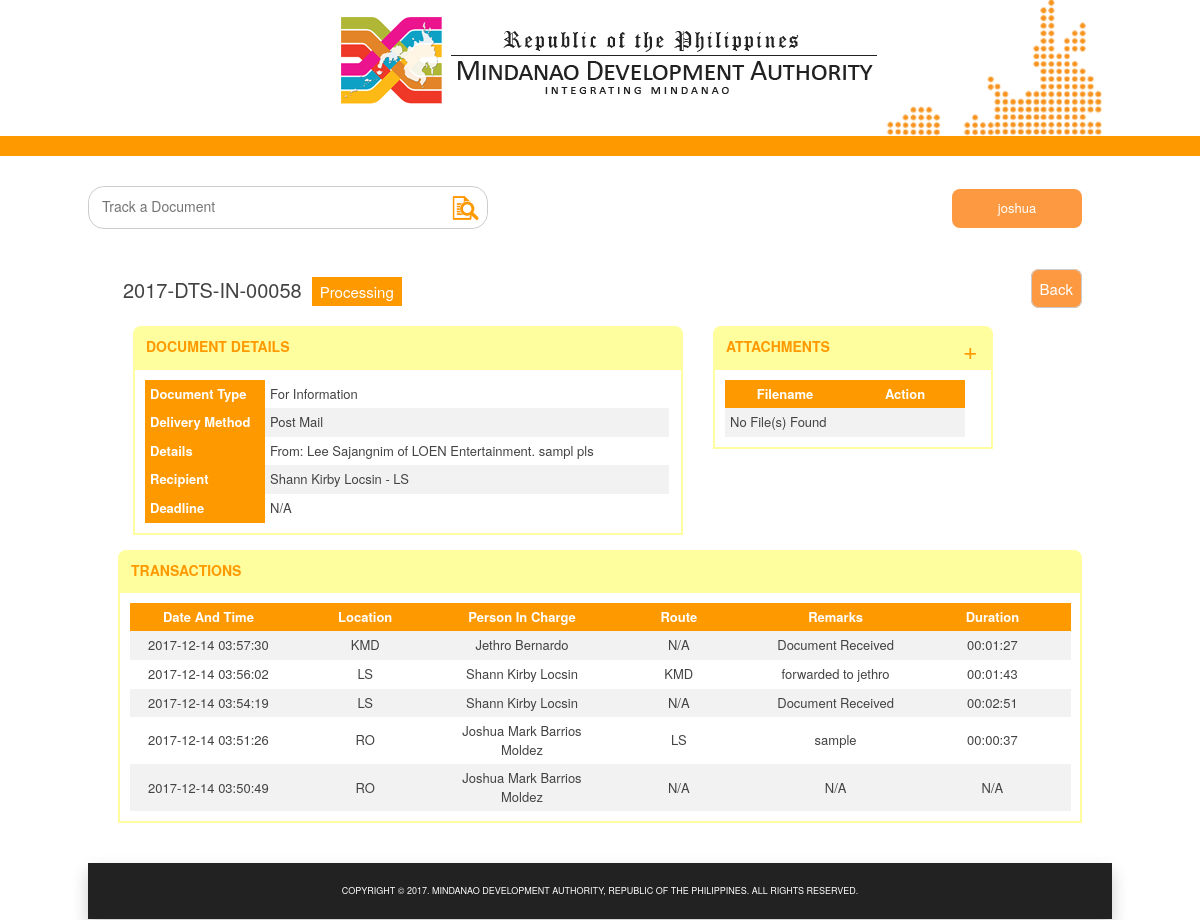
The page /records-officer/viewdocu.php?docu_id=58&from=4 (signed in) on the database its author committed.
### tables this page shows
CREATE TABLE `document` (
  `docu_id` int(11) NOT NULL,
  `docu_code` varchar(50) NOT NULL,
  `docu_type` varchar(50) NOT NULL,
  `deadline` varchar(50) NOT NULL,
  `deli_type` varchar(50) NOT NULL,
  `sender_name` varchar(50) NOT NULL,
  `sender_address` varchar(50) NOT NULL,
  `recipient` varchar(50) NOT NULL,
  `reci_id` int(11) NOT NULL,
  `details` varchar(50) NOT NULL,
  `status` int(11) NOT NULL,
  `dateAdded` timestamp NOT NULL DEFAULT CURRENT_TIMESTAMP
);

CREATE TABLE `transaction` (
  `transact_id` int(11) NOT NULL,
  `docu_id` int(11) NOT NULL,
  `dateAdded` timestamp NOT NULL DEFAULT CURRENT_TIMESTAMP ON UPDATE CURRENT_TIMESTAMP,
  `location` varchar(50) NOT NULL,
  `person_ic` varchar(50) NOT NULL,
  `route` varchar(50) NOT NULL,
  `remarks` varchar(50) NOT NULL,
  `duration` varchar(50) NOT NULL
);

### records-officer/viewdocu.php (the view, shortened to what this page needs)
<!DOCTYPE html>
<head>
	<link rel="stylesheet" type="text/css" href="../css/styles.css" />
  <link rel="stylesheet" href="../css/bootstrap.min.css">
</head>
<body>
	<header>
		<div class="minda-header">
		<img src="../img/minda-header.png" alt="minda-header" class="minda-banner" >
		<img src="../img/minda-img.png" alt="mindanao" class="minda-logo">
	</div>
	<div class="bar-line"></div>
	</header>
	<div class="wrapper">
    <div class="search-menu">
      <form action="../results.php" method="GET">
        <div class="search-div">
            <input type="text" name="search_query"  placeholder="Track a Document"/>
            <span><button type="submit" class="btnSearch"><img src="../img/search-icon.png"></button></span>
        </div>
      </form>
      <div class="dropdown">
        <button onclick="dropFunc()" class="dropbtn"><?php echo $_SESSION['username']; ?></button>
      </div>
    </div>
    <div class="contents">
			<div class="view-docu">
        <?php
      require_once '../include/config.php';
          $docu_id =  trim($_GET["docu_id"]);
          $sql = "SELECT docu_code, status FROM document WHERE docu_id=$docu_id";
          if($stmt = mysqli_prepare($link, $sql)){
            if(mysqli_stmt_execute($stmt)){
                $result = mysqli_stmt_get_result($stmt);
                  if(mysqli_num_rows($result) == 1){
                      $row = mysqli_fetch_array($result, MYSQLI_ASSOC);
                      $status = $row['status'];
                      $docu_code = $row['docu_code'];
                  }
            }
          }
          ?>
          <div>
				<div class="docu-code">
					<h2><?php echo $docu_code;
          echo "<span>";
            if($status==4){
              echo "Ended";
            }else {
              echo "Processing";
            }
          ?>
				</div>
				<div class="docu-setting">
					<h2><a href="documents.php">Back</a></h2>
				</div>
      </div>
      <?php include('release.php'); ?>
				<table>
					<tr>
						<td>
				<div class="docu-detail">
				  <h3 class="nav-header">document details</h3>
						<div class="det-br">
							<table style="width: 96%">
								<?php
								$sql = "SELECT * FROM document WHERE docu_id='$docu_id'";
								if($result = mysqli_query($link, $sql)){
										if(mysqli_num_rows($result) > 0) {
												while($row = mysqli_fetch_array($result)){
													?>
															<tr>
																<th>document type</th>
																	<td><?php echo $row['docu_type']; ?></td>
															</tr>
															<tr>
																<th>delivery method</th>
																	<td><?php echo $row['deli_type']; ?></td>
															</tr>
															<tr>
																<th>details</th>
																	<td>From: <?php echo $row['sender_name']; ?> of <?php echo $row['sender_address']; ?>. <?php echo $row['details']; ?></td>
															</tr>
															<tr>
																<th>recipient</th>
																	<td><?php echo $row['recipient']; ?></td>
															</tr>
															<tr>
																<th>deadline</th>
																	<td><?php echo $row['deadline']; ?></td>
															</tr>
													</table>
													<?php
												}
										} else {
											}
										} else{
												echo "ERROR: Could not able to execute $sql. " . mysqli_error($link);
										}
										?>
						</div>
				</div>
			</td>
			<td valign="top">
				<div class="attachment">
          <?php
            if($status!=4){
              echo "<a href='#upload' data-toggle='modal' class='plus-icon' title='Add'>&plus;</a>";
            }
            ?>
					 <h3 class="nav-header">attachments</h3>
					 <div class="at-br">
						 <table>
							 <tr>
                 <th>Filename</th>
                <th>Action</th>
              </tr>
                 <?php
                   $sql="SELECT * FROM file WHERE docu_id='$docu_id'";
                   $result=mysqli_query($link,$sql);
                   if(mysqli_num_rows($result) > 0) {
                       while($row=mysqli_fetch_array($result)){
            							 echo "<tr>";
                           echo "<td>". mb_strimwidth($row['filename'], 0, 20, "...") ."</td>";
                           echo "<td class='action-icons'><center>
                           <a href='../uploads/". $row['file'] ."' target='_blank'><img src='../img/view-icon.png' title='View'></a>
                                 <a href='#delfile". $row['file_id'] ."' data-toggle='modal'><img src='../img/delete-ico.png' title='Delete'></a><center></td>";
                           echo "</tr>";
                           include('delete-file.php');
                        }
                    }else {
                      echo "<tr>";
                        echo "<td colspan='2'>No File(s) Found</td>";
                      echo "</tr>";
                    } ?>
						 </table>
					 </div>
				 </div>
			</td>
		</tr>
	</table>
			<div class="transact-div">
				 <h3 class="nav-header">transactions</h3>
				 <div class="at-br">
				<table class="transact-table">
					<tr>
						<th>Date and Time</th>
						<th>Location</th>
						<th>Person in Charge</th>
						<th>Route</th>
						<th>Remarks</th>
						<th>Duration</th>
					</tr>
          <?php
          $sql = "SELECT * FROM transaction WHERE docu_id='$docu_id' ORDER BY transact_id DESC";
          if($result = mysqli_query($link, $sql)){
              if(mysqli_num_rows($result) > 0) {
                  while($row = mysqli_fetch_array($result)){
                    echo "<tr>";
          					echo "<td>". $row['dateAdded'] ."</td>";
          					echo "<td>". $row['location'] ."</td>";
          					echo "<td>". $row['person_ic'] ."</td>";
          					echo "<td>". $row['route'] ."</td>";
          					echo "<td>". $row['remarks'] ."</td>";
          					echo "<td>". $row['duration'] ."</td>";
          					echo "</tr>";
                    }
              }
            }
          ?>
				</table>
			</div>
			</div>
</div>
      </div>
    </div>
        <footer class="footer">
            <center><p class="copyright">COPYRIGHT © 2017. MINDANAO DEVELOPMENT AUTHORITY, REPUBLIC OF THE PHILIPPINES. ALL RIGHTS RESERVED.</p></center>
        </footer>
    </body>
  </html>

### css/styles.css (style rules this page uses)
body { font-family: Arial, 'Helvetica Neue', Helvetica, sans-serif; }
.minda-header { width: 1024px; margin: 0 auto; height: 136px; }
.minda-banner { margin-left:250px; margin-top: 10px; }
.minda-logo { position: absolute; }
.bar-line { height: 20px; background-color: rgb(255,153,0); }
.wrapper { width: 1024px; margin: 0 auto; }
.footer { width: 1024px; height: 56px; background-color: rgb(34,34,34); margin: 0 auto; margin-top: 40px; box-shadow: 0px 8px 16px 0px rgba(0,0,0,0.2); }
.copyright { text-align: center; color: rgb(255,255,255); font-size: 9px; padding: 22px; }
.search-div { border: 1px solid #ccc; border-radius: 16px; width: 400px; }
.search-div input[type=text] { padding: 8px 12px; border: 1px solid white; border-top-left-radius: 16px; border-bottom-left-radius: 16px; width: 350px; }
.btnSearch { padding: 5px 7px; background-color: white; color:rgb(67,67,67); border: 1px solid white; border-top-right-radius: 16px; border-bottom-right-radius: 16px; }
.btnSearch img { width: 28px; height: 28px; }
.search-menu { margin-top: 30px; }
.dropbtn { background-color: #fd9941; color: white; padding: 10px 5px 10px 5px; font-size: 13px; border: none; cursor: pointer; border-radius: 8px; width: 130px; }
.dropdown { margin-top: -40px; float: right; margin-right: 30px; }
.contents { margin: 30px; }
.nav-header { font-size: 14px; color: rgb(255,153,0); background-color: rgb(255,254,159); padding: 13px; text-transform: uppercase; border-top-left-radius: 8px; border-top-right-radius: 8px; margin: 0px; font-weight: bold; }
.docu-code, .docu-setting { display: inline-block; }
.docu-setting { float: right; margin-top: 20px; }
.docu-setting h2 { background-color: #fd9941; color: white; font-size: 15px; padding: 8px 8px; display: inline; border: 1px solid #ccc; border-radius: 8px; }
.docu-setting a { text-decoration: none; color: white; }
.transact-table { width: 98%; }
.transact-div td { text-align: center; }
a.plus-icon { font-size: 25px; position: absolute; margin-top: 6px; margin-left: 250px; color: rgb(255,153,0); text-decoration: none; }
.docu-code h2 { font-size: 20px; margin-left: 5px; color: #434343; }
.docu-code span { background-color: rgb(255,153,0); color: white; font-size: 15px; padding: 4px 8px; margin-left: 10px; }
.docu-detail { width: 550px; height: 100%; }
.view-docu table { margin: 10px; }
.det-br { border: 2px solid rgb(255,254,159); width: 100%; height: 100%; }
.det-br th { text-align: left; }
.view-docu th { text-transform: capitalize; color: white; background-color: rgb(255,153,0); padding: 5px; font-size: 13px; width: 120px; }
.view-docu td { color: #434343; font-size: 13px; padding: 5px; }
.view-docu tr:nth-child(even) { background-color: #f2f2f2; }
.attachment { width: 280px; height: 100%; margin-left: 20px; }
.at-br { border: 2px solid rgb(255,254,159); width: 100%; height: 100%; }

### rows shown on the page
document: docu_code "2017-DTS-IN-00058", docu_type "For Information", deli_type "Post Mail", sender_name "Lee Sajangnim", sender_address "LOEN Entertainment", details "sampl pls", recipient "Shann Kirby Locsin - LS", deadline "N/A"
transaction: dateAdded "2017-12-14 03:57:30", location "KMD", person_ic "Jethro Bernardo", route "N/A", remarks "Document Received", duration "00:01:27"
transaction: dateAdded "2017-12-14 03:56:02", location "LS", person_ic "Shann Kirby Locsin", route "KMD", remarks "forwarded to jethro", duration "00:01:43"
transaction: dateAdded "2017-12-14 03:54:19", location "LS", person_ic "Shann Kirby Locsin", route "N/A", remarks "Document Received", duration "00:02:51"
transaction: dateAdded "2017-12-14 03:51:26", location "RO", person_ic "Joshua Mark Barrios Moldez", route "LS", remarks "sample", duration "00:00:37"
transaction: dateAdded "2017-12-14 03:50:49", location "RO", person_ic "Joshua Mark Barrios Moldez", route "N/A", remarks "N/A", duration "N/A"

### other values the page prints
$_SESSION['username'] "joshua"
